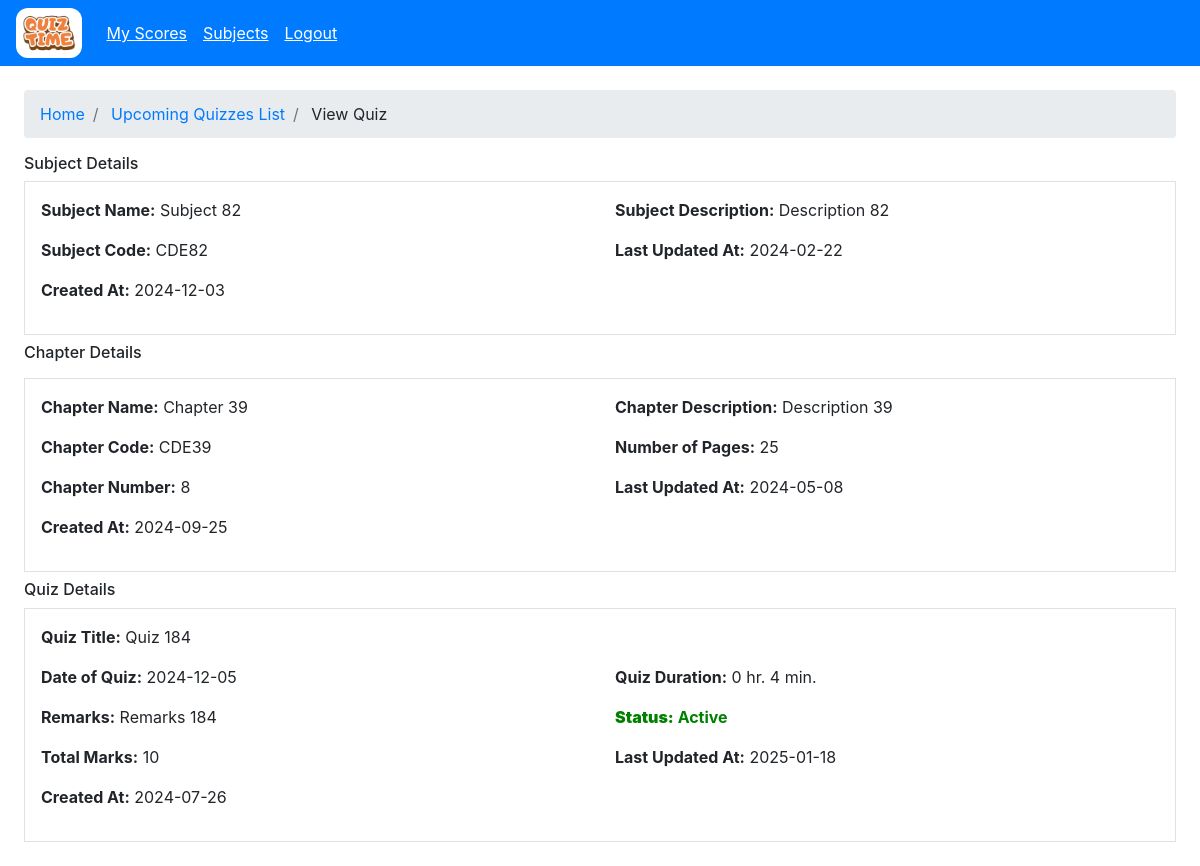
The page /user/quiz/view?quiz_id=d3d2f129-ed78-4f71-8499-79071b6c35f4 (signed in) on the database its author committed.
### models/model.py (models this page shows)
class Subject(db.Model):
    __tablename__='subjects'
    id=db.Column(db.VARCHAR(100), primary_key=True)
    name=db.Column(db.VARCHAR(100), nullable=False)
    description=db.Column(db.VARCHAR(100), nullable=False)
    created_at=db.Column(db.TIMESTAMP, nullable=False)
    updated_at=db.Column(db.TIMESTAMP, nullable=False)
    code=db.Column(db.VARCHAR(100), nullable=False)

class Chapter(db.Model):
    __tablename__='chapters'
    id=db.Column(db.VARCHAR(100), primary_key=True)
    name=db.Column(db.VARCHAR(100), nullable=False)
    description=db.Column(db.VARCHAR(100), nullable=False)
    subject_id=db.Column(db.VARCHAR(100), db.ForeignKey('subjects.id'), nullable=False)
    created_at = db.Column(db.TIMESTAMP, nullable=False)
    updated_at = db.Column(db.TIMESTAMP, nullable=False)
    chapter_number=db.Column(db.Integer, nullable=False)
    code=db.Column(db.VARCHAR(100), nullable=False)
    pages=db.Column(db.Integer, nullable=False)

class Quiz(db.Model):
    __tablename__='quiz'
    id=db.Column(db.VARCHAR(100), primary_key=True)
    quiz_title=db.Column(db.VARCHAR(100), nullable=False)
    chapter_id=db.Column(db.VARCHAR(100), db.ForeignKey('chapters.id'), nullable=False)
    date_of_quiz=db.Column(db.DATE, nullable=False)
    time_duration_hr=db.Column(db.Integer, nullable=False)
    time_duration_min=db.Column(db.Integer, nullable=False)
    remarks=db.Column(db.VARCHAR(100), nullable=False)
    created_at=db.Column(db.TIMESTAMP, nullable=False)
    updated_at=db.Column(db.TIMESTAMP, nullable=False)
    is_active=db.Column(db.Boolean, default=True, nullable=False)
    total_marks=db.Column(db.Integer, nullable=False)

### controllers/users/user.py (the view)
@user.route("/quiz/view")
@login_required
@role_required("user")
def view_quiz():
    try:
        quiz_id = request.args.get("quiz_id", "")
        if not quiz_id:
            raise ValueError("quiz_id is required")
        quiz = Quiz.query.filter_by(id=quiz_id).first()
        if not quiz:
            return flash_and_redirect("Quiz not found", "danger", url_for("user.user_quizzes",skip=0,take=25))
        chap = Chapter.query.filter_by(id=quiz.chapter_id).first()
        sub = Subject.query.filter_by(id=chap.subject_id).first() if chap else None
        return render_template("user/view_quiz.html", quiz=quiz, chap=chap, sub=sub)
    except Exception as e:
        return flash_and_redirect(str(e), "danger", url_for("user.user_quizzes",skip=0,take=25))

### app.py (called while the page is built)
    @login_manager.user_loader
    def load_user(user_id):
        return User.query.get(user_id)

### controllers/decorator.py (called while the page is built)
def role_required(role):
    def decorator(func):
        @wraps(func)
        def wrapper(*args, **kwargs):
            if not current_user.is_authenticated:
                return redirect(url_for("auth.login"))
            if current_user.user_type != role and session.get("user_type") != role:
                if current_user.user_type == "admin":
                    return redirect(url_for("admin.admin_home"))
                return redirect(url_for("user.user_home"))
            return func(*args, **kwargs)
        return wrapper
    return decorator

### templates/user/view_quiz.html
{% extends "base.html" %} {% block title %}User Page{% endblock %} {% block
content %} {% include "user/user_wrapper.html" %}
<section class="min-vh-100 p-4">
  <nav aria-label="breadcrumb">
    <ol class="breadcrumb">
      <li class="breadcrumb-item"><a href="/user">Home</a></li>
      <li class="breadcrumb-item">
        <a href="/user/quizzes">Upcoming Quizzes List</a>
      </li>
      <li class="breadcrumb-item">
        <a>View Quiz</a>
      </li>
    </ol>
  </nav>
  <section class="mt-3">
    <h6>Subject Details</h6>
    <div class="border p-3">
      <div class="row">
        <p class="col-12 col-sm-6">
          <strong>Subject Name:</strong> {% if sub %}{{ sub.name }}{% else
          %}N/a{% endif %}
        </p>
        <p class="col-12 col-sm-6">
          <strong>Subject Description:</strong> {% if sub %}{{ sub.description
          }}{% else %}N/a{% endif %}
        </p>
      </div>
      <div class="row">
        <p class="col-12 col-sm-6">
          <strong>Subject Code:</strong> {% if sub %}{{ sub.code }}{% else
          %}N/a{% endif %}
        </p>
        <p class="col-12 col-sm-6">
          <strong>Last Updated At:</strong> {% if sub %}{{ sub.updated_at.strftime('%Y-%m-%d') }}{%
          else %}N/a{% endif %}
        </p>
      </div>
      <div class="row">
        <p class="col-12 col-sm-6">
          <strong>Created At:</strong> {% if sub %}{{ sub.created_at.strftime('%Y-%m-%d') }}{% else
          %}N/a{% endif %}
        </p>
      </div>
    </div>
    <h6 class="mt-2">Chapter Details</h6>
    <div class="border mt-3 p-3">
      <div class="row">
        <p class="col-12 col-sm-6">
          <strong>Chapter Name:</strong> {% if chap %}{{ chap.name }}{% else
          %}N/a{% endif %}
        </p>
        <p class="col-12 col-sm-6">
          <strong>Chapter Description:</strong> {% if chap %}{{ chap.description
          }}{% else %}N/a{% endif %}
        </p>
      </div>
      <div class="row">
        <p class="col-12 col-sm-6">
          <strong>Chapter Code:</strong> {% if chap %}{{ chap.code }}{% else
          %}N/a{% endif %}
        </p>
        <p class="col-12 col-sm-6">
          <strong>Number of Pages:</strong> {% if chap %}{{ chap.pages }}{% else
          %}N/a{% endif %}
        </p>
      </div>
      <div class="row">
        <p class="col-12 col-sm-6">
          <strong>Chapter Number:</strong> {% if chap %}{{ chap.chapter_number
          }}{% else %}N/a{% endif %}
        </p>
        <p class="col-12 col-sm-6">
          <strong>Last Updated At:</strong> {% if chap %}{{ chap.updated_at.strftime('%Y-%m-%d') }}{%
          else %}N/a{% endif %}
        </p>
      </div>
      <div class="row">
        <p class="col-12 col-sm-6">
          <strong>Created At:</strong> {% if chap %}{{ chap.created_at.strftime('%Y-%m-%d') }}{% else
          %}N/a{% endif %}
        </p>
      </div>
    </div>
    <h6 class="mt-2">Quiz Details</h6>
    <div class="border p-3">
      <div class="row">
        <p class="col-12 col-sm-6">
          <strong>Quiz Title:</strong> {% if quiz %}{{ quiz.quiz_title }}{% else
          %}N/a{% endif %}
        </p>
      </div>
      <div class="row">
        <p class="col-12 col-sm-6">
          <strong>Date of Quiz:</strong> {% if quiz %}{{ quiz.date_of_quiz }}{%
          else %}N/a{% endif %}
        </p>
        <p class="col-12 col-sm-6">
          <strong>Quiz Duration:</strong> {% if quiz %}{{ quiz.time_duration_hr
          }} hr. {{ quiz.time_duration_min }} min. {% else %}N/a{% endif %}
        </p>
      </div>
      <div class="row">
        <p class="col-12 col-sm-6">
          <strong>Remarks:</strong> {% if quiz %}{{ quiz.remarks }}{% else
          %}N/a{% endif %}
        </p>
        <p class="col-12 col-sm-6 {{"active" if quiz.is_active else "notactive"}}">
          <strong>Status:</strong> {% if quiz %}{{ "Active" if quiz.is_active
          else "Not-Active" }}{% else %}N/a{% endif %}
        </p>
      </div>
      <div class="row">
        <p class="col-12 col-sm-6">
          <strong>Total Marks:</strong> {% if quiz %}{{ quiz.total_marks }}{%
          else %}N/a{% endif %}
        </p>
        <p class="col-12 col-sm-6">
          <strong>Last Updated At:</strong> {% if quiz %}{{ quiz.updated_at.strftime('%Y-%m-%d') }}{%
          else %}N/a{% endif %}
        </p>
      </div>
      <div class="row">
        <p class="col-12 col-sm-6">
          <strong>Created At:</strong> {% if quiz %}{{ quiz.created_at.strftime('%Y-%m-%d') }}{% else
          %}N/a{% endif %}
        </p>
      </div>
    </div>
  </section>
</section>
{% endblock %}

### static/css/style.css (style rules this page uses)
.active { color: green; font-weight: bold; }

### rows shown on the page
Subject: name "Subject 82", description "Description 82", code "CDE82", updated_at "2024-02-22", created_at "2024-12-03"
Chapter: name "Chapter 39", description "Description 39", code "CDE39", pages "25", chapter_number "8", updated_at "2024-05-08", created_at "2024-09-25"
Quiz: quiz_title "Quiz 184", date_of_quiz "2024-12-05", time_duration_hr "0", time_duration_min "4", remarks "Remarks 184", is_active "Active", total_marks "10", updated_at "2025-01-18", created_at "2024-07-26"
